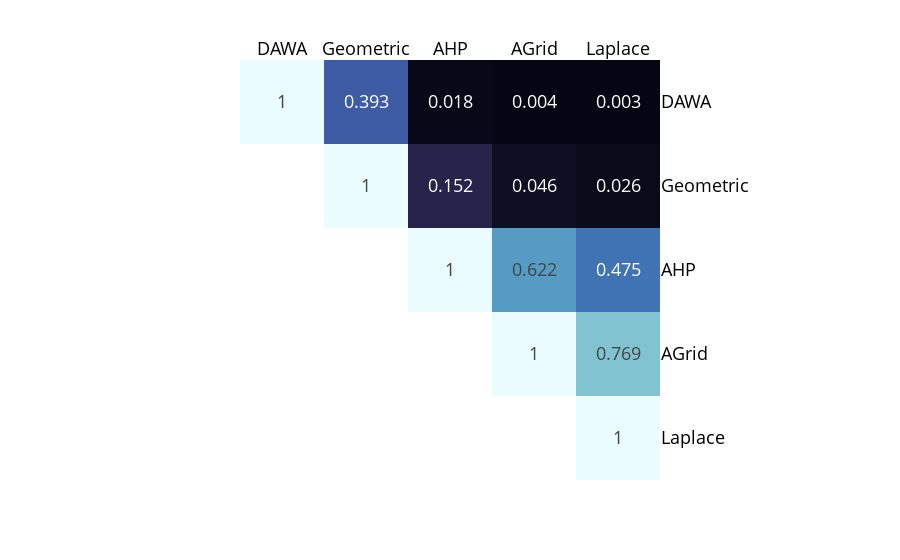

Source (notebook cell):
### Markdown cell above
#### Overall Best Algorithm Table

### Code cell
filteredDfOverall = getFilteredArray(answerDataFrame, '0')

dfOverall = getConoverPostHoc(filteredDfOverall)
cols = ['DAWA', 'Geometric', 'AHP', 'AGrid', 'Laplace']
dfOverall = dfOverall.reindex(['DAWA', 'Geometric', 'AHP', 'AGrid', 'Laplace'])
dfOverall = dfOverall[cols] 
np.triu(np.ones(dfOverall.shape)).astype(np.bool)[0:5,0:5]
pd.set_option('precision', 3)
df_lt = dfOverall.where(np.triu(np.ones(dfOverall.shape)).astype(np.bool)[0:5,0:5]).round(3)
fig = px.imshow(df_lt, text_auto=True, color_continuous_scale="ice",  zmax=1,zmin=0)
fig.update_layout(plot_bgcolor="white")
fig.update_layout(font = dict(size = 18, color = 'black'))
fig.update_coloraxes(showscale=False)
fig['layout']['xaxis']['side'] = 'top'
fig['layout']['yaxis']['side'] = 'right'
fig.write_image("post-hoc-overall.svg")
fig.show()

### Figure 1 — Plotly figure (JSON) as saved in the notebook; plotly's stock layout.template omitted (floating-point values rounded to 4 significant figures)
{"data": [{"coloraxis": "coloraxis", "hovertemplate": "x: %{x}<br>y: %{y}<br>color: %{z}<extra></extra>", "name": "0", "texttemplate": "%{z}", "type": "heatmap", "x": ["DAWA", "Geometric", "AHP", "AGrid", "Laplace"], "xaxis": "x", "y": ["DAWA", "Geometric", "AHP", "AGrid", "Laplace"], "yaxis": "y", "z": [[1, 0.393, 0.018, 0.004, 0.003], [null, 1, 0.152, 0.046, 0.026], [null, null, 1, 0.622, 0.475], [null, null, null, 1, 0.769], [null, null, null, null, 1]]}], "layout": {"coloraxis": {"cmax": 1, "cmin": 0, "colorscale": [[0, "rgb(3, 5, 18)"], [0.09091, "rgb(25, 25, 51)"], [0.1818, "rgb(44, 42, 87)"], [0.2727, "rgb(58, 60, 125)"], [0.3636, "rgb(62, 83, 160)"], [0.4545, "rgb(62, 109, 178)"], [0.5455, "rgb(72, 134, 187)"], [0.6364, "rgb(89, 159, 196)"], [0.7273, "rgb(114, 184, 205)"], [0.8182, "rgb(149, 207, 216)"], [0.9091, "rgb(192, 229, 232)"], [1, "rgb(234, 252, 253)"]], "showscale": false}, "font": {"color": "black", "size": 18}, "margin": {"t": 60}, "plot_bgcolor": "white", "xaxis": {"anchor": "y", "constrain": "domain", "domain": [0, 1], "scaleanchor": "y", "side": "top"}, "yaxis": {"anchor": "x", "autorange": "reversed", "constrain": "domain", "domain": [0, 1], "side": "right"}}}
